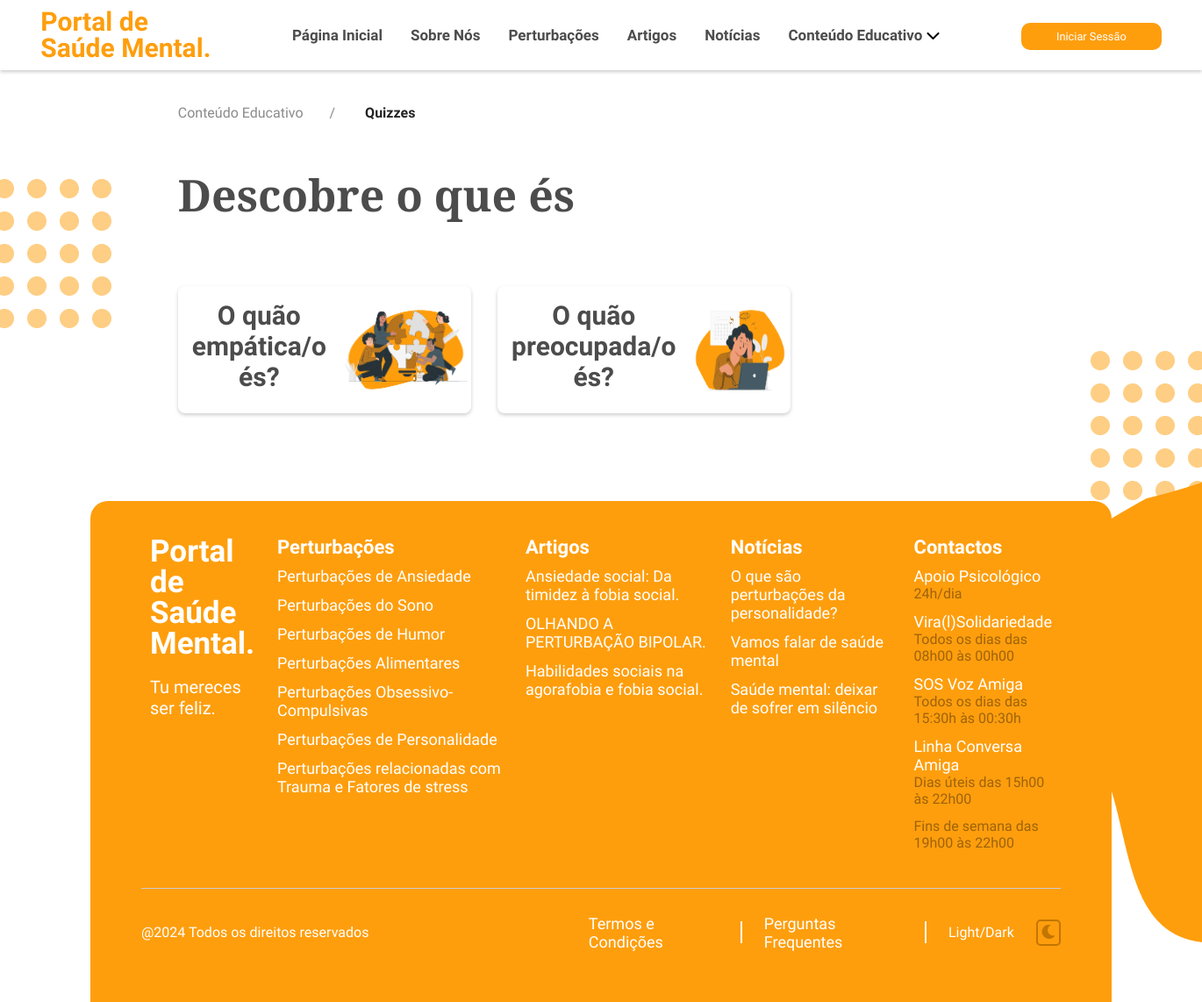
Page /conteudo-educativo/quizzes/index.php on the committed database.
### tables this page shows
CREATE TABLE `quiz_nome` (
  `quiz_nome_id` int(11) NOT NULL,
  `nome` varchar(255) NOT NULL,
  `img_quiz` mediumtext NOT NULL,
  `explicacao_quiz` varchar(1000) NOT NULL,
  `texto_informacao` varchar(1500) NOT NULL,
  `fonte` varchar(1000) NOT NULL
);

CREATE TABLE `perturbacoes` (
  `perturbacoes_id` int(11) NOT NULL,
  `nome` varchar(255) NOT NULL,
  `texto` mediumtext NOT NULL,
  `img_perturbacao` mediumtext DEFAULT NULL,
  `img_perturbacao_circ` mediumtext DEFAULT NULL,
  `banner_perturbacao` mediumtext NOT NULL,
  `fonte` varchar(1000) NOT NULL
);

CREATE TABLE `artigos` (
  `artigo_id` int(11) NOT NULL,
  `juncao_perturbacoes_id` int(11) DEFAULT NULL,
  `titulo` varchar(1000) NOT NULL,
  `data_publicacao` mediumtext NOT NULL,
  `autor` mediumtext NOT NULL,
  `img_artigo` mediumtext NOT NULL,
  `fonte` varchar(1000) NOT NULL
);

CREATE TABLE `noticias` (
  `noticias_id` int(11) NOT NULL,
  `titulo` varchar(1000) NOT NULL,
  `data_publicacao` date NOT NULL,
  `autor` varchar(1000) NOT NULL,
  `img_noticia` mediumtext NOT NULL,
  `conteudo_texto` varchar(1000) NOT NULL,
  `fonte` varchar(1000) NOT NULL
);

### conteudo-educativo/quizzes/index.php (the view, shortened to what this page needs)
<?php
include '../../includes/header.php';
require_once ("../../conn/conn.php");
?>
<body>
    <header>
        <div class="navbar">
            <div class="logo">Portal de <br> Saúde Mental.</div>
            <ul class="links">
                <li><a href="../../paginainicial">Página Inicial</a></li>
                <li><a href="../../sobre-nos">Sobre Nós</a></li>
                <li><a href="../../perturbacoes">Perturbações</a></li>
                <li><a href="../../artigos">Artigos</a></li>
                <li><a href="../../noticias">Notícias</a></li>
                <li><a href="..">Conteúdo Educativo</a>
                    <i class="fas fa-chevron-down"></i>
                </li>
            </ul>
            <?php if (!empty($_SESSION['id_utilizador'])): ?>
                <li class="dropdown-container">
                    <div class="profile-dropdown">
                        <img class="img-profile rounded-circle" src="../../areacliente/registo/imgs/<?php if (!empty($row["img_perfil"])) {
                            echo $row["img_perfil"];
                        } else {
                            echo "teste.jpeg";
                        } ?>" alt="Imagem de Perfil">
                        <i class="fas fa-chevron-down" style="margin-right: 20px;"></i>
                        <ul class="dropdown-p">
                            <li><a href="../../perfil/">Perfil</a></li>
                            <!--<li><a href="#">Termos e Condições</a></li>
                            <li><a href="#">Definições</a></li>-->
                        </ul>
                    </div>
                    <a class="btn" onclick="logout()">Terminar Sessão</a>
                </li>
            <?php else: ?>
                <li><a class="btn" href="../../areacliente/login/">Iniciar Sessão</a></li>
            <?php endif ?>
        </div>
    </header>
    <ol role="list">
        <li class="list">
            <div class="items">
                <a href=".." class="text-sm">
                    Conteúdo Educativo</a>
                <span class="separator">/</span>
            </div>
        </li>
        <li class="list">
            <div class="items-current">
                <div class="text-sm" aria-current=page>
                    Quizzes
                </div>
            </div>
        </li>
    </ol>
    <div class="heading">
        <h1>
            Descobre o que és
        </h1>
    </div>
    <div class="background1">
    </div>
    <div class="background2">
        <img src="../imgs/imgs-backgrounds/background2.png" alt="banner background" />
    </div>
    <section class="quizzes" id="quizzes">
        <div class="quizzes-banner-container">
            <div class="quizzes-bannerImage4-container">
                <img src="imgs/imgs-backgrounds/background4.png" alt="banner background" />
            </div>
        </div>
        <div class="card4-container">
            <?php
            $query = "SELECT * FROM quiz_nome";
            $query_run = mysqli_query($conn, $query);
            if (mysqli_num_rows($query_run) > 0) {
                while ($row = mysqli_fetch_assoc($query_run)) {
                    ?>
                    <?php
                    $nome_codificado = urlencode($row["nome"]);
                    ?>
                    <a href="quizz/?nome=<?php echo $nome_codificado; ?>&quiz_nome_id=<?php echo $row['quiz_nome_id']; ?>"
                        onclick="loadQuizData(<?php echo $row['quiz_nome_id']; ?>);">
                        <div class="card4">
                            <div class="card4-content">
                                <h1><?php echo $row['nome']; ?></h1>
                            </div>
                            <div class="card4-content2">
                                <img src="../../admin/inserir/imgs/quizzes/<?php if (!empty($row["img_quiz"])) {
                                    echo $row["img_quiz"];
                                } else {
                                    echo "teste.jpeg";
                                } ?>" alt="Quizz">
                            </div>
                        </div>
                    </a>
                    <?php
                }
            } else {
                echo '<div style="margin: 100px 100px 30px 100px; font-size: 20px;">Nenhuma perturbação encontrada.</div>';
            }
            ?>
        </div>
    </section>
    <footer>
        <div class="footer-row">
            <div class="footer-col">
                <h1>Portal de <br> Saúde Mental.</h1>
                <p>Tu mereces ser feliz.</p>
            </div>
            <?php
            $query = "SELECT nome, img_perturbacao FROM perturbacoes";
            $result = mysqli_query($conn, $query);
            if ($result && mysqli_num_rows($result) > 0) {
                ?>
                <div class="footer-col">
                    <h3>Perturbações</h3>
                    <?php
                    while ($row = mysqli_fetch_assoc($result)) {
                        ?>
                        <ul>
                            <?php
                            $nome_codificado = urlencode($row["nome"]);
                            ?>
                            <li><a
                                    href="../../perturbacoes/grupo-perturbacoes/?nome=<?php echo $nome_codificado; ?>"><?php echo $row["nome"] ?></a>
                            </li>
                        </ul>
                        <?php
                    }
                    ?>
                </div>
                <?php
            }
            ?>
            <?php
            $query = "SELECT titulo FROM artigos LIMIT 3";
            $result = mysqli_query($conn, $query);
            if ($result && mysqli_num_rows($result) > 0) {
                ?>
                <div class="footer-col">
                    <h3>Artigos</h3>
                    <?php
                    while ($row = mysqli_fetch_assoc($result)) {
                        ?>
                        <ul>
                            <?php
                            $titulo_codificado = urlencode($row["titulo"]);
                            ?>
                            <li><a
                                    href="../../artigos/artigo/?titulo=<?php echo $titulo_codificado; ?>"><?php echo $row["titulo"] ?></a>
                            </li>
                        </ul>
                        <?php
                    }
                    ?>
                </div>
                <?php
            }
            ?>
            <?php
            $query = "SELECT titulo FROM noticias LIMIT 3";
            $result = mysqli_query($conn, $query);
            if ($result && mysqli_num_rows($result) > 0) {
                ?>
                <div class="footer-col">
                    <h3>Notícias</h3>
                    <?php
                    while ($row = mysqli_fetch_assoc($result)) {
                        ?>
                        <ul>
                            <?php
                            $titulo_codificado = urlencode($row["titulo"]);
                            ?>
                            <li><a
                                    href="../../noticias/noticia/?titulo=<?php echo $titulo_codificado; ?>"><?php echo $row["titulo"] ?></a>
                            </li>
                        </ul>
                        <?php
                    }
                    ?>
                </div>
                <?php
            }
            ?>
            <div class="footer-col">
                <h3>Contactos</h3>
                <ul>
                    <li><a href="https://www.sns24.gov.pt/servico/aconselhamento-psicologico-no-sns-24/#" target="_blank">Apoio Psicológico</a>
                        <ul>
                            <li>24h/dia</li>
                        </ul>
                    </li>
                </ul>
                <ul>
                    <li><a href="https://www.instagram.com/p/CK665-vMKhw/" target="_blank">Vira(l)Solidariedade</a>
                        <ul>
                            <li>Todos os dias das 08h00 às 00h00</li>
                        </ul>
                    </li>
                </ul>
                <ul>
                    <li><a href="https://www.sosvozamiga.org/pt/contactos/" target="_blank">SOS Voz Amiga</a>
                        <ul>
                            <li>Todos os dias das 15:30h às 00:30h</li>
                        </ul>
                    </li>
                </ul>
                <ul>
                    <li><a href="https://eportugal.gov.pt/servicos/pedir-apoio-psicologico-e-emocional-atraves-da-linha-conversa-amiga-" target="_blank">Linha Conversa Amiga</a>
                        <ul>
                            <li>Dias úteis das 15h00 às 22h00</li>
                            <li>Fins de semana das 19h00 às 22h00</li>
                        </ul>
                    </li>
                </ul>
            </div>
        </div>
        <hr>
        <div class="footer-links">
            <p class="copyright">@2024 Todos os direitos reservados</p>
            <div class="footer-links-2">
                <a href="../../termos-e-condicoes">Termos e Condições</a>
                <div class="vertical-hr"></div>
                <a href="../../perguntas-frequentes">Perguntas Frequentes</a>
                <div class="vertical-hr"></div>
                Light/Dark<button id="dark-mode-toggle" class="dark-mode-toggle">
                    </button>
            </div>
        </div>
    </footer>
</body>
</html>

### rows in the picture
quiz_nome: nome "O quão empática/o és?", img_quiz (picture)
quiz_nome: nome "O quão preocupada/o és?", img_quiz (picture)
perturbacoes: nome "Perturbações de Ansiedade"
perturbacoes: nome "Perturbações do Sono"
perturbacoes: nome "Perturbações de Humor"
perturbacoes: nome "Perturbações Alimentares"
perturbacoes: nome "Perturbações Obsessivo-Compulsivas"
perturbacoes: nome "Perturbações de Personalidade"
perturbacoes: nome "Perturbações relacionadas com Trauma e Fatores de stress"
artigos: titulo "Ansiedade social: Da timidez à fobia social."
artigos: titulo "OLHANDO A PERTURBAÇÃO BIPOLAR."
artigos: titulo "Habilidades sociais na agorafobia e fobia social."
noticias: titulo "O que são perturbações da personalidade?"
noticias: titulo "Vamos falar de saúde mental"
noticias: titulo "Saúde mental: deixar de sofrer em silêncio"
